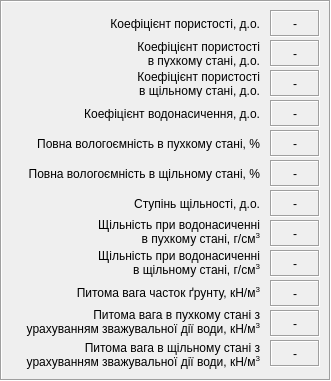
   <widget class="QFrame" name="frame_3">
    <property name="geometry">
     <rect>
      <x>810</x>
      <y>40</y>
      <width>331</width>
      <height>381</height>
     </rect>
    </property>
    <property name="frameShape">
     <enum>QFrame::Box</enum>
    </property>
    <property name="frameShadow">
     <enum>QFrame::Sunken</enum>
    </property>
    <widget class="QLabel" name="label_28">
     <property name="geometry">
      <rect>
       <x>10</x>
       <y>160</y>
       <width>250</width>
       <height>27</height>
      </rect>
     </property>
     <property name="text">
      <string>Повна вологоємність в щільному стані, %</string>
     </property>
     <property name="alignment">
      <set>Qt::AlignRight|Qt::AlignTrailing|Qt::AlignVCenter</set>
     </property>
     <property name="wordWrap">
      <bool>true</bool>
     </property>
    </widget>
    <widget class="QLabel" name="label_31">
     <property name="geometry">
      <rect>
       <x>270</x>
       <y>70</y>
       <width>50</width>
       <height>27</height>
      </rect>
     </property>
     <property name="font">
      <font>
       <weight>50</weight>
       <bold>false</bold>
      </font>
     </property>
     <property name="frameShape">
      <enum>QFrame::Box</enum>
     </property>
     <property name="frameShadow">
      <enum>QFrame::Sunken</enum>
     </property>
     <property name="text">
      <string>-</string>
     </property>
     <property name="alignment">
      <set>Qt::AlignCenter</set>
     </property>
     <property name="margin">
      <number>0</number>
     </property>
     <property name="indent">
      <number>-1</number>
     </property>
    </widget>
    <widget class="QLabel" name="label_26">
     <property name="geometry">
      <rect>
       <x>10</x>
       <y>100</y>
       <width>250</width>
       <height>27</height>
      </rect>
     </property>
     <property name="text">
      <string>Коефіцієнт водонасичення, д.о.</string>
     </property>
     <property name="alignment">
      <set>Qt::AlignRight|Qt::AlignTrailing|Qt::AlignVCenter</set>
     </property>
     <property name="wordWrap">
      <bool>true</bool>
     </property>
    </widget>
    <widget class="QLabel" name="label_32">
     <property name="geometry">
      <rect>
       <x>270</x>
       <y>100</y>
       <width>50</width>
       <height>27</height>
      </rect>
     </property>
     <property name="font">
      <font>
       <weight>50</weight>
       <bold>false</bold>
      </font>
     </property>
     <property name="frameShape">
      <enum>QFrame::Box</enum>
     </property>
     <property name="frameShadow">
      <enum>QFrame::Sunken</enum>
     </property>
     <property name="text">
      <string>-</string>
     </property>
     <property name="alignment">
      <set>Qt::AlignCenter</set>
     </property>
     <property name="margin">
      <number>0</number>
     </property>
     <property name="indent">
      <number>-1</number>
     </property>
    </widget>
    <widget class="QLabel" name="label_23">
     <property name="geometry">
      <rect>
       <x>10</x>
       <y>10</y>
       <width>250</width>
       <height>27</height>
      </rect>
     </property>
     <property name="text">
      <string>Коефіцієнт пористості, д.о.</string>
     </property>
     <property name="alignment">
      <set>Qt::AlignRight|Qt::AlignTrailing|Qt::AlignVCenter</set>
     </property>
     <property name="wordWrap">
      <bool>true</bool>
     </property>
    </widget>
    <widget class="QLabel" name="label_29">
     <property name="geometry">
      <rect>
       <x>270</x>
       <y>10</y>
       <width>50</width>
       <height>27</height>
      </rect>
     </property>
     <property name="font">
      <font>
       <weight>50</weight>
       <bold>false</bold>
      </font>
     </property>
     <property name="frameShape">
      <enum>QFrame::Box</enum>
     </property>
     <property name="frameShadow">
      <enum>QFrame::Sunken</enum>
     </property>
     <property name="text">
      <string>-</string>
     </property>
     <property name="alignment">
      <set>Qt::AlignCenter</set>
     </property>
     <property name="margin">
      <number>0</number>
     </property>
     <property name="indent">
      <number>-1</number>
     </property>
    </widget>
    <widget class="QLabel" name="label_30">
     <property name="geometry">
      <rect>
       <x>270</x>
       <y>40</y>
       <width>50</width>
       <height>27</height>
      </rect>
     </property>
     <property name="font">
      <font>
       <weight>50</weight>
       <bold>false</bold>
      </font>
     </property>
     <property name="frameShape">
      <enum>QFrame::Box</enum>
     </property>
     <property name="frameShadow">
      <enum>QFrame::Sunken</enum>
     </property>
     <property name="text">
      <string>-</string>
     </property>
     <property name="alignment">
      <set>Qt::AlignCenter</set>
     </property>
     <property name="margin">
      <number>0</number>
     </property>
     <property name="indent">
      <number>-1</number>
     </property>
    </widget>
    <widget class="QLabel" name="label_34">
     <property name="geometry">
      <rect>
       <x>270</x>
       <y>160</y>
       <width>50</width>
       <height>27</height>
      </rect>
     </property>
     <property name="font">
      <font>
       <weight>50</weight>
       <bold>false</bold>
      </font>
     </property>
     <property name="frameShape">
      <enum>QFrame::Box</enum>
     </property>
     <property name="frameShadow">
      <enum>QFrame::Sunken</enum>
     </property>
     <property name="text">
      <string>-</string>
     </property>
     <property name="alignment">
      <set>Qt::AlignCenter</set>
     </property>
     <property name="margin">
      <number>0</number>
     </property>
     <property name="indent">
      <number>-1</number>
     </property>
    </widget>
    <widget class="QLabel" name="label_24">
     <property name="geometry">
      <rect>
       <x>10</x>
       <y>40</y>
       <width>250</width>
       <height>27</height>
      </rect>
     </property>
     <property name="text">
      <string>Коефіцієнт пористості 
в пухкому стані, д.о.</string>
     </property>
     <property name="alignment">
      <set>Qt::AlignRight|Qt::AlignTrailing|Qt::AlignVCenter</set>
     </property>
     <property name="wordWrap">
      <bool>true</bool>
     </property>
    </widget>
    <widget class="QLabel" name="label_27">
     <property name="geometry">
      <rect>
       <x>10</x>
       <y>130</y>
       <width>250</width>
       <height>27</height>
      </rect>
     </property>
     <property name="text">
      <string>Повна вологоємність в пухкому стані, %</string>
     </property>
     <property name="alignment">
      <set>Qt::AlignRight|Qt::AlignTrailing|Qt::AlignVCenter</set>
     </property>
     <property name="wordWrap">
      <bool>true</bool>
     </property>
    </widget>
    <widget class="QLabel" name="label_33">
     <property name="geometry">
      <rect>
       <x>270</x>
       <y>130</y>
       <width>50</width>
       <height>27</height>
      </rect>
     </property>
     <property name="font">
      <font>
       <weight>50</weight>
       <bold>false</bold>
      </font>
     </property>
     <property name="frameShape">
      <enum>QFrame::Box</enum>
     </property>
     <property name="frameShadow">
      <enum>QFrame::Sunken</enum>
     </property>
     <property name="text">
      <string>-</string>
     </property>
     <property name="alignment">
      <set>Qt::AlignCenter</set>
     </property>
     <property name="margin">
      <number>0</number>
     </property>
     <property name="indent">
      <number>-1</number>
     </property>
    </widget>
    <widget class="QLabel" name="label_25">
     <property name="geometry">
      <rect>
       <x>10</x>
       <y>70</y>
       <width>250</width>
       <height>27</height>
      </rect>
     </property>
     <property name="text">
      <string>Коефіцієнт пористості 
в щільному стані, д.о.</string>
     </property>
     <property name="alignment">
      <set>Qt::AlignRight|Qt::AlignTrailing|Qt::AlignVCenter</set>
     </property>
     <property name="wordWrap">
      <bool>true</bool>
     </property>
    </widget>
    <widget class="QLabel" name="label_36">
     <property name="geometry">
      <rect>
       <x>10</x>
       <y>216</y>
       <width>250</width>
       <height>32</height>
      </rect>
     </property>
     <property name="text">
      <string>&lt;html&gt;&lt;head/&gt;&lt;body&gt;&lt;p&gt;Щільність при водонасиченні&lt;br/&gt;в пухкому стані, г/см&lt;span style=&quot; vertical-align:super;&quot;&gt;3&lt;/span&gt;&lt;/p&gt;&lt;/body&gt;&lt;/html&gt;</string>
     </property>
     <property name="alignment">
      <set>Qt::AlignRight|Qt::AlignTrailing|Qt::AlignVCenter</set>
     </property>
     <property name="wordWrap">
      <bool>true</bool>
     </property>
    </widget>
    <widget class="QLabel" name="label_37">
     <property name="geometry">
      <rect>
       <x>270</x>
       <y>220</y>
       <width>50</width>
       <height>27</height>
      </rect>
     </property>
     <property name="font">
      <font>
       <weight>50</weight>
       <bold>false</bold>
      </font>
     </property>
     <property name="frameShape">
      <enum>QFrame::Box</enum>
     </property>
     <property name="frameShadow">
      <enum>QFrame::Sunken</enum>
     </property>
     <property name="text">
      <string>-</string>
     </property>
     <property name="alignment">
      <set>Qt::AlignCenter</set>
     </property>
     <property name="margin">
      <number>0</number>
     </property>
     <property name="indent">
      <number>-1</number>
     </property>
    </widget>
    <widget class="QLabel" name="label_38">
     <property name="geometry">
      <rect>
       <x>270</x>
       <y>190</y>
       <width>50</width>
       <height>27</height>
      </rect>
     </property>
     <property name="font">
      <font>
       <weight>50</weight>
       <bold>false</bold>
      </font>
     </property>
     <property name="frameShape">
      <enum>QFrame::Box</enum>
     </property>
     <property name="frameShadow">
      <enum>QFrame::Sunken</enum>
     </property>
     <property name="text">
      <string>-</string>
     </property>
     <property name="alignment">
      <set>Qt::AlignCenter</set>
     </property>
     <property name="margin">
      <number>0</number>
     </property>
     <property name="indent">
      <number>-1</number>
     </property>
    </widget>
    <widget class="QLabel" name="label_39">
     <property name="geometry">
      <rect>
       <x>10</x>
       <y>190</y>
       <width>250</width>
       <height>27</height>
      </rect>
     </property>
     <property name="text">
      <string>Ступінь щільності, д.о.</string>
     </property>
     <property name="alignment">
      <set>Qt::AlignRight|Qt::AlignTrailing|Qt::AlignVCenter</set>
     </property>
     <property name="wordWrap">
      <bool>true</bool>
     </property>
    </widget>
    <widget class="QLabel" name="label_40">
     <property name="geometry">
      <rect>
       <x>10</x>
       <y>247</y>
       <width>250</width>
       <height>32</height>
      </rect>
     </property>
     <property name="text">
      <string>&lt;html&gt;&lt;head/&gt;&lt;body&gt;&lt;p&gt;Щільність при водонасиченні&lt;br/&gt;в щільному стані, г/см&lt;span style=&quot; vertical-align:super;&quot;&gt;3&lt;/span&gt;&lt;/p&gt;&lt;/body&gt;&lt;/html&gt;</string>
     </property>
     <property name="alignment">
      <set>Qt::AlignRight|Qt::AlignTrailing|Qt::AlignVCenter</set>
     </property>
     <property name="wordWrap">
      <bool>true</bool>
     </property>
    </widget>
    <widget class="QLabel" name="label_41">
     <property name="geometry">
      <rect>
       <x>270</x>
       <y>250</y>
       <width>50</width>
       <height>27</height>
      </rect>
     </property>
     <property name="font">
      <font>
       <weight>50</weight>
       <bold>false</bold>
      </font>
     </property>
     <property name="frameShape">
      <enum>QFrame::Box</enum>
     </property>
     <property name="frameShadow">
      <enum>QFrame::Sunken</enum>
     </property>
     <property name="text">
      <string>-</string>
     </property>
     <property name="alignment">
      <set>Qt::AlignCenter</set>
     </property>
     <property name="margin">
      <number>0</number>
     </property>
     <property name="indent">
      <number>-1</number>
     </property>
    </widget>
    <widget class="QLabel" name="label_42">
     <property name="geometry">
      <rect>
       <x>270</x>
       <y>280</y>
       <width>50</width>
       <height>27</height>
      </rect>
     </property>
     <property name="font">
      <font>
       <weight>50</weight>
       <bold>false</bold>
      </font>
     </property>
     <property name="frameShape">
      <enum>QFrame::Box</enum>
     </property>
     <property name="frameShadow">
      <enum>QFrame::Sunken</enum>
     </property>
     <property name="text">
      <string>-</string>
     </property>
     <property name="alignment">
      <set>Qt::AlignCenter</set>
     </property>
     <property name="margin">
      <number>0</number>
     </property>
     <property name="indent">
      <number>-1</number>
     </property>
    </widget>
    <widget class="QLabel" name="label_43">
     <property name="geometry">
      <rect>
       <x>10</x>
       <y>280</y>
       <width>250</width>
       <height>27</height>
      </rect>
     </property>
     <property name="text">
      <string>&lt;html&gt;&lt;head/&gt;&lt;body&gt;&lt;p&gt;Питома вага часток ґрунту, кН/м&lt;span style=&quot; vertical-align:super;&quot;&gt;3&lt;/span&gt;&lt;/p&gt;&lt;/body&gt;&lt;/html&gt;</string>
     </property>
     <property name="alignment">
      <set>Qt::AlignRight|Qt::AlignTrailing|Qt::AlignVCenter</set>
     </property>
     <property name="wordWrap">
      <bool>true</bool>
     </property>
    </widget>
    <widget class="QLabel" name="label_44">
     <property name="geometry">
      <rect>
       <x>9</x>
       <y>306</y>
       <width>251</width>
       <height>32</height>
      </rect>
     </property>
     <property name="text">
      <string>&lt;html&gt;&lt;head/&gt;&lt;body&gt;&lt;p&gt;Питома вага в пухкому стані з&lt;br/&gt;урахуванням зважувальної дії води, кН/м&lt;span style=&quot; vertical-align:super;&quot;&gt;3&lt;/span&gt;&lt;/p&gt;&lt;/body&gt;&lt;/html&gt;</string>
     </property>
     <property name="alignment">
      <set>Qt::AlignRight|Qt::AlignTrailing|Qt::AlignVCenter</set>
     </property>
     <property name="wordWrap">
      <bool>true</bool>
     </property>
    </widget>
    <widget class="QLabel" name="label_45">
     <property name="geometry">
      <rect>
       <x>270</x>
       <y>310</y>
       <width>50</width>
       <height>27</height>
      </rect>
     </property>
     <property name="font">
      <font>
       <weight>50</weight>
       <bold>false</bold>
      </font>
     </property>
     <property name="frameShape">
      <enum>QFrame::Box</enum>
     </property>
     <property name="frameShadow">
      <enum>QFrame::Sunken</enum>
     </property>
     <property name="text">
      <string>-</string>
     </property>
     <property name="alignment">
      <set>Qt::AlignCenter</set>
     </property>
     <property name="margin">
      <number>0</number>
     </property>
     <property name="indent">
      <number>-1</number>
     </property>
    </widget>
    <widget class="QLabel" name="label_46">
     <property name="geometry">
      <rect>
       <x>10</x>
       <y>339</y>
       <width>250</width>
       <height>32</height>
      </rect>
     </property>
     <property name="sizePolicy">
      <sizepolicy hsizetype="Preferred" vsizetype="Preferred">
       <horstretch>0</horstretch>
       <verstretch>0</verstretch>
      </sizepolicy>
     </property>
     <property name="text">
      <string>&lt;html&gt;&lt;head/&gt;&lt;body&gt;&lt;p&gt;Питома вага в щільному стані з&lt;br/&gt;урахуванням зважувальної дії води, кН/м&lt;span style=&quot; vertical-align:super;&quot;&gt;3&lt;/span&gt;&lt;/p&gt;&lt;/body&gt;&lt;/html&gt;</string>
     </property>
     <property name="alignment">
      <set>Qt::AlignRight|Qt::AlignTrailing|Qt::AlignVCenter</set>
     </property>
     <property name="wordWrap">
      <bool>true</bool>
     </property>
    </widget>
    <widget class="QLabel" name="label_47">
     <property name="geometry">
      <rect>
       <x>270</x>
       <y>340</y>
       <width>50</width>
       <height>27</height>
      </rect>
     </property>
     <property name="font">
      <font>
       <weight>50</weight>
       <bold>false</bold>
      </font>
     </property>
     <property name="frameShape">
      <enum>QFrame::Box</enum>
     </property>
     <property name="frameShadow">
      <enum>QFrame::Sunken</enum>
     </property>
     <property name="text">
      <string>-</string>
     </property>
     <property name="alignment">
      <set>Qt::AlignCenter</set>
     </property>
     <property name="margin">
      <number>0</number>
     </property>
     <property name="indent">
      <number>-1</number>
     </property>
    </widget>
   </widget>
